Frame 1 (no input): blank canvas, image omitted
Frame 60 (no input): blank canvas, image omitted
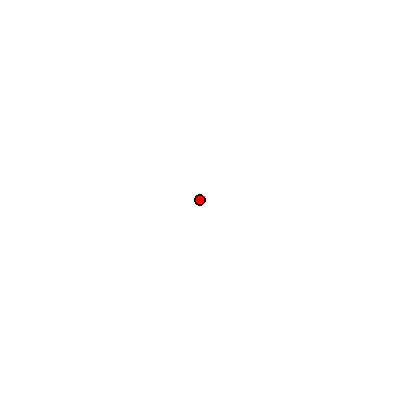
Frame 120 (the mouse pressed at the canvas centre since frame 60)

The p5.js sketch whose frames 1 and 60 were blank and that drew this single picture after the mouse press (run headless with seeded random() and noise() and a simulated clock; from frame 60 on, the mouse is pressed at the canvas centre):

// p5.js sketch
// ── sketch.js
function setup() {
    createCanvas(400, 400);
     background(255);
  }
  
  function draw() {
   fill("red")
    if(mouseIsPressed){circle(mouseX,mouseY,10)}
  }
